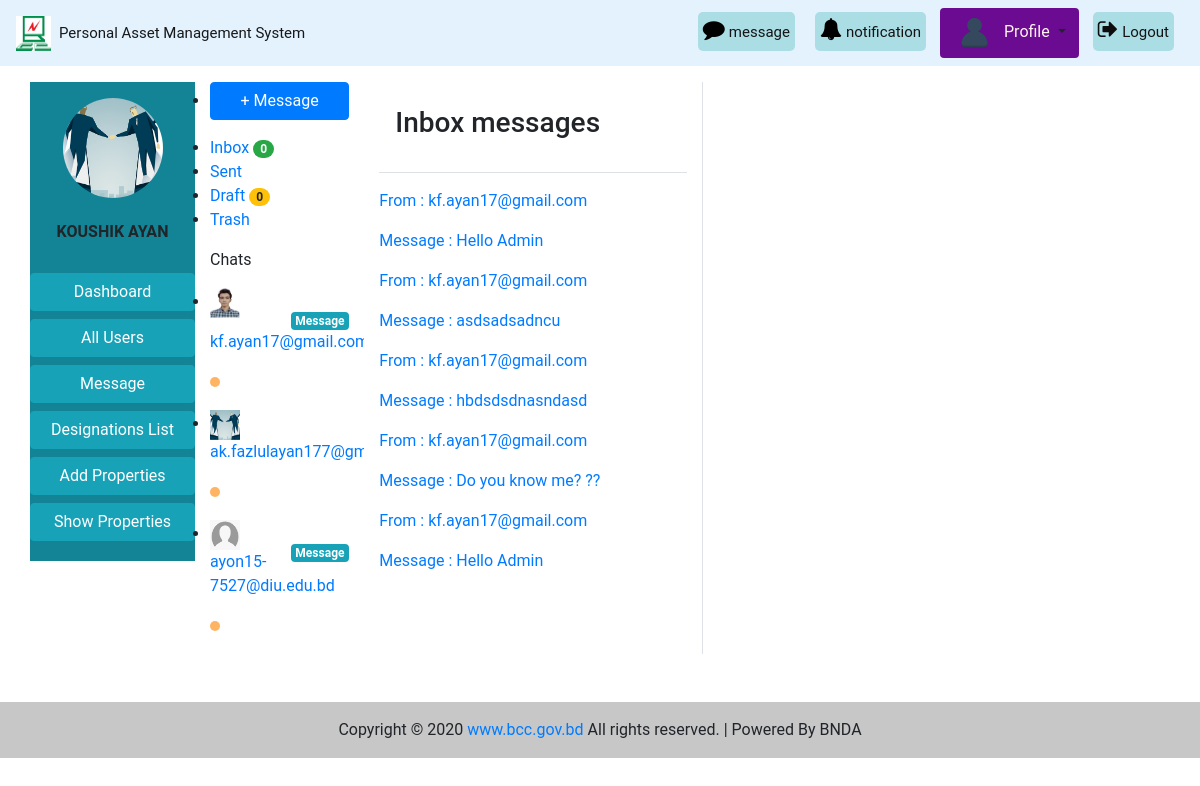
The app's page /message/inbox/ (signed in) with its own data.
### accounts/models.py (models this page shows, shortened)
class CustomUser(AbstractBaseUser):
    user_type_data = (
        ('1', 'Super admin'),
        ('2', 'Admin'),
        ('3', 'Employee'),
    )
    user_type = models.CharField(max_length=10, choices=user_type_data, default='3')
    email = models.EmailField(max_length=255, unique = True, verbose_name = 'Email')
    name = models.CharField(max_length = 255, verbose_name = 'Full Name')
    phone_no = models.CharField(max_length = 20, unique = True, verbose_name = 'Phone Number')
    date = models.DateField(auto_now_add = True)
    is_active = models.BooleanField(default=True)
    is_admin = models.BooleanField(default=False)
    is_staff = models.BooleanField(default=False)
    USERNAME_FIELD = 'email'
    REQUIRED_FIELDS = ('name','phone_no')
    objects = CustomUserManager()
    def __str__(self):
        return self.email
    class Meta:
        verbose_name_plural = 'Users'

### pamsapp/models.py (models this page shows, shortened)
class Profile(models.Model):
    gender_type = (
        ('1', 'Male'),
        ('2', 'Female'),
        ('3', 'Others'),
    )
    user = models.OneToOneField(CustomUser, on_delete = models.CASCADE , related_name = 'profile')
    image = models.ImageField(upload_to = 'images/', blank=True, null=True)
    designation = models.ForeignKey(Designation, on_delete = models.CASCADE, blank = True, null = True)
    gender = models.CharField(max_length=10, choices=gender_type, blank = True, null = True)

### message/models.py (models this page shows, shortened)
class InboxMessage(models.Model):
    sender = models.ForeignKey(settings.AUTH_USER_MODEL, on_delete=models.SET_NULL, blank=True, null=True,
                               related_name='sender')
    receiver = models.ForeignKey(settings.AUTH_USER_MODEL, on_delete=models.SET_NULL, blank=True, null=True,
                                 related_name='receiver')
    new_msg_active = models.BooleanField(default=True)
    delete_status = models.BooleanField(default=True)
    message = models.TextField()
    sent_at = models.DateTimeField(auto_now_add=True)

### message/views.py (the view)
# urls.py: path('inbox/', views.inbox, name='inbox'),
@login_required
def inbox(request):
    user = request.user
    msgs = InboxMessage.objects.filter(receiver_id=user, delete_status=True).order_by('-sent_at')
    total_draft_msgs = NewMessage.objects.filter(sender=user, msg_status='Draft', delete_status=True).count()
    context = {'msgs': msgs, 'total_draft_msgs': total_draft_msgs}
    return render(request, 'message/inbox.html', context)

### message/context_processors.py (called while the page is built)
def unread_messages(request):
    if request.user.is_authenticated:
        unread_msgs = InboxMessage.objects.filter(receiver_id=request.user, delete_status=True,
                                                  new_msg_active=True)[0:5]
        total_unread_msgs = InboxMessage.objects.filter(receiver_id=request.user,
                                                        delete_status=True, new_msg_active=True).count()
        total_draft_msgs = NewMessage.objects.filter(sender_id=request.user,
                                                     delete_status=True, new_msg_active=True,
                                                     msg_status='Draft').count()
        return {'unread_msgs': unread_msgs, 'total_unread_msgs': total_unread_msgs,
                'total_draft_msgs': total_draft_msgs}
    else:
        return {'total_unread_msgs': 0, 'total_draft_msgs': 0}

def online_active_user(request):
    active_users = CustomUser.objects.all()
    return {'active_users': active_users}

### templates/message/inbox.html (shortened to what this page needs)
{% extends 'base.html' %}
{% load static %}
{% block content %}
<div class="email-wrapper">
	<div class="row align-items-stretch">
		<div class="mail-sidebar d-none d-lg-block col-md-4 bg-white ">
			<div class="menu-bar">
				{% with request.resolver_match.url_name as url_name %}
				<ul class="menu-items">
					<li class="compose mb-3"><a href="{% url 'Message:write-new-message' %}"
						class="btn btn-primary btn-block">+ Message</a>
					</li>
					<li class="{% if url_name == 'inbox' %}active{% endif %}">
						<a href="{% url 'Message:inbox' %}"> Inbox</a>
						<span class="badge badge-pill badge-success">{{ total_unread_msgs }}</span>
					</li>
					<li class="{% if url_name == 'all-sent-msgs' %}active{% endif %}">
						<a href="{% url 'Message:all-sent-msgs' %}"> Sent</a>
					</li>
					<li class="{% if url_name == 'message-draft' %}active{% endif %}">
						<a href="{% url 'Message:message-draft' %}">
							 Draft
						</a>
							<span class="badge badge-pill badge-warning">{{ total_draft_msgs }}</span>
					</li>
					<li class="{% if url_name == 'trash_msgs' %}active{% endif %}">
						<a href="{% url 'Message:trash_msgs' %}"> Trash</a>
					</li>
				</ul>
				{% endwith %}
				<div class="wrapper">
					<div class="online-status d-flex justify-content-between align-items-center">
						<p class="chat">Chats</p> </div>
				</div>
				<ul class="profile-list">
					{% for on_user in active_users %}
					{% if on_user.profile.image %}
					{% if request.user.email == on_user.email %}{% else %}<a href="{% url 'Message:send-message' user_id=on_user.pk %}" class="badge badge-info d-inline-block float-right mt-4 text-decoration-none">Message </a>{% endif %}
					<li class="profile-list-item"> <a href="#"> <span class="pro-pic">
						<img style="width:30px; height:30px" src="{{ on_user.profile.image.url }}" alt="{{ on_user.email }}" >
					</span><div class="user"><p class="u-name">{% if on_user.profile.username %}{{ on_user.profile.username }}{% else %}{{ on_user.email }}{% endif %}</p><p class="u-designation">{{ on_user.groups.all.0.name }} {% if on_user.profile.is_online %} <span class="online_custom"></span>{% else %}<span class="offline_custom"></span> {% endif %}</p></div></a></li>
					{% else %}
					{% if request.user.email == on_user.email %}{% else %}<a href="{% url 'Message:send-message' user_id=on_user.pk %}" class="badge badge-info d-inline-block float-right mt-4 text-decoration-none">Message </a>{% endif %}
					<li class="profile-list-item"> <a href="#"> <span class="pro-pic"><img style="width:30px; height:30px" src="{% static 'p_default_image/profile.jpg' %}" alt="Profile image"></span><div class="user"><p class="u-name">{% if on_user.profile.username %}{{ on_user.profile.username }}{% else %}{{ on_user.email }}{% endif %}</p><p class="u-designation">{{ on_user.groups.all.0.name }} {% if on_user.profile.is_online %} <span class="online_custom"></span>{% else %}<span class="offline_custom"></span>{% endif %}</p></div> </a></li>
					{% endif %}
					{% empty %}
					<li class="profile-list-item">No user available !</li>
					{% endfor %}
				</ul>
			</div>
		</div>
		<div class="mail-list-container col-md-8 pt-4 pb-4 border-right bg-white">
			<div class="border-bottom pb-4 mb-3 px-3">
				<h3>Inbox messages</h3>
			</div>
			{% for msg in msgs %}
			<a href="{% url 'Message:message-detail' msg_id=msg.pk %}">
				<div class="mail-list">
					<div class="content">
						<p class="sender-name">
							From : {% if msg.sender.profile.username %}
							{{ msg.sender.profile.username }}
							{% else %}
							{{ msg.sender }}
							{% endif %} ‍{% if msg.new_msg_active %}<span class="badge badge-danger ml-4" style="background:red; font-siz:14px; letter-spacing:3px;">New</span>{% endif %}</p>
						<p class="message_text">Message : {{ msg.message }}</p>
					</div>
				</div>
			</a>
			{% empty %}
			<div class="mail-list">
				<div class="content">
					<p class="sender-name">No message available !</p>
				</div>
			</div>
			{% endfor %}
		</div>
	</div>
</div>
{% endblock %}

### templates/base.html (shortened to what this page needs)
{% load static %}
<!doctype html>
<html lang="en">
  <head>
    <link rel="stylesheet" href="https://maxcdn.bootstrapcdn.com/bootstrap/4.5.2/css/bootstrap.min.css">
    <link rel="stylesheet" href="{% static 'pams/css/bootstrap.css' %}">
    <link rel="stylesheet" href="{% static 'pams/css/base.css' %}">
    <link rel="stylesheet" href="https://cdnjs.cloudflare.com/ajax/libs/font-awesome/4.7.0/css/font-awesome.min.css">
  </head>
  <body>
   <nav class="navbar navbar-expand-lg navbar-light sticky-top"
    style="background-color: #e3f2fd">
    <a class="navbar-brand" href="{% url 'pamsapp:home' %}"><img src="{% static 'pams/images/bcc.jpg' %}" alt="logo"
      style="height: 35px; width: 35px;"><span class="ml-2" style="font-size: 15px;">Personal Asset Management System</span></a>
    <div class="collapse navbar-collapse text-center my-nav" id="navbarSupportedContent">
      <ul class="navbar-nav  my-2 my-lg-0 ">
        {% if not user.is_authenticated %}
          <li class="nav-item active">
            <a class="nav-link text-black font-weight-bold" href="#">Login </a>
          </li>
          <li class="nav-item active">
            <a class="nav-link text-black font-weight-bold" href="#">Signup </a>
          </li>
        {% else %}
        <div class="mes rounded rounded-end ">
          <a href="{% url 'pamsapp:assets-list-pending' %}"  style="text-decoration:none">
            <i style="font-size:22px; color:rgb(0, 0, 0)" class="fa ">&#xf075;</i>
            <span style='font-size:15px'>message</span>
          </a>
        </div>
        {% if user.user_type == '1' or user.user_type == '2' %}
        <div class="not rounded rounded-end ">
          <a href="{% url 'pamsapp:assets-list-pending' %}"  style="text-decoration:none">
            <i style="font-size:22px; color:rgb(0, 0, 0)" class="fa">&#xf0f3;</i>
            <span style='font-size:15px'>notification</span>
          </a>
        </div>
        {% endif %}
          {% if profile.image %}
          <div class="dropdown show mx-1 pl-1 rounded profile"
          style='background-color:  #6b0b91; border-radius: 15%;'>
            <a class="btn dropdown-toggle" href="{% url 'pamsapp:profile' %}" role="button"
             id="dropdownMenuLink" data-toggle="dropdown" aria-haspopup="true" aria-expanded="false">
             <img src="{{ user.profile.image.url }}" class="rounded-circle" alt="logo"
                style="height: 35px; width: 35px;">
                <span class="ml-2" style="font-size: medium; color:seashell">Profile</span>
            </a>
            <div class="dropdown-menu text-center" aria-labelledby="dropdownMenuLink"
            style='background-color: rgb(225, 221, 247); font-size: smaller;'>
              <a class="dropdown-item" href="{% url 'pamsapp:profile-show' %}">View</a>
              <a class="dropdown-item" href="{% url 'pamsapp:profile' %}">Update Profile</a>
              <a class="dropdown-item" href="{% url 'accounts:change-pass' %}">Change Password</a>
            </div>
          </div>
          {% else %}
          <div class="dropdown show mx-1 pl-1 rounded profile"
          style='background-color: #6b0b91; border-radius: 15%;'>
            <a class="btn dropdown-toggle" href="{% url 'pamsapp:profile' %}" role="button"
             id="dropdownMenuLink" data-toggle="dropdown" aria-haspopup="true" aria-expanded="false">
             <img src="{% static 'pams/images/user-default.png' %}" alt="logo"
            style="height: 35px; width: 35px;">
            <span class="ml-2" style="font-size: medium; color:seashell">Profile</span>
            </a>
          </div>
          {% endif %}
          <div class="mes rounded rounded-end ">
            <a href="{% url 'accounts:logout' %}"  style="text-decoration:none">
              <i style="font-size:22px; color:rgb(14, 13, 13)" class="fa ">&#xf08b;</i>
              <span style='font-size:15px'>Logout</span>
            </a>
          </div>
        {% endif %}
      </ul>
    </div>
  </nav>
   <div class="container-fluid mt-3">
    <div class="row mx-auto">
      <div class="col-lg-2 col-md-3 col-12 mb-2">
        <div class="list-group text-center">
          <div class='py-3' style='background-color:#138496'>
            {% if user.profile.image %}
              <div style="width:100%; text-align:center">
                <img class="rounded-circle" style="height:100px; width:100px" src="{{ user.profile.image.url }}" alt="Card image cap">
              </div>
            {% else %}
              <img class="rounded-circle" style="height:100px" src="{% static 'pams/images/user-default.png' %}" alt="Card image cap">
            {% endif %}
            <br>
            <h6 class='text-uppercase font-weight-bold'>{{user.name}}</h6>
            <br>
            {% if user.user_type == '1' or user.user_type == '2' %}
              <a href="{% url 'pamsapp:dashboard' %}" class="btn btn-info mb-1 btn-block">Dashboard</a>
              <a href="{% url 'pamsapp:all-user' %}" class="btn btn-info mb-1 btn-block">All Users</a>
              <a href="{% url 'Message:inbox' %}" class="btn btn-info mb-1 btn-block">Message</a>
              <a href="{% url 'pamsapp:designations_list' %}" class="btn btn-info mb-1 btn-block">Designations List</a>
            {% endif %}
            <a href="{% url 'pamsapp:home' %}" class="btn btn-info btn-block">Add Properties</a>
            <a href="{% url 'pamsapp:show-properties' %}" class="btn btn-info mb-1 btn-block">Show Properties</a>
          </div>
        </div>
      </div>
      {% block content %}
      {% endblock %}
    </div>
  </div>
  <footer class="bg-light text-center text-lg-start mt-5">
    <div class="text-center p-3" style="background-color: rgba(0, 0, 0, 0.2)">
      Copyright © 2020
      <a class="bootstrap-link"  href="https://bcc.gov.bd/" target="blank">www.bcc.gov.bd</a>
      All rights reserved. | Powered By BNDA
    </div>
  </footer>
  </body>
</html>

### static/pams/css/base.css (style rules this page uses)
* { margin: 0; padding: 0; box-sizing: border-box; }
body { font-family: 'roboto', sans-serif; }

### templates/base.html (style rules this page uses)
.not { right: 0px; height: 50px; padding: 10px; color:rgb(246, 246, 248) }
.not a { background-color: #ABDDE5; color:rgb(20, 20, 20); padding-left: 5px; padding-right: 5px; padding-top: 10px; padding-bottom: 10px; border-radius: 5px; }
.mes { right: 0px; height: 50px; padding: 10px; color:rgb(12, 12, 15) }
.mes a { background-color: #ABDDE5; color:rgb(20, 20, 20); padding-left: 5px; padding-right: 5px; padding-top: 10px; padding-bottom: 10px; border-radius: 5px; }

### templates/message/inbox.html (style rules this page uses)
.online_custom, .offline_custom { display: inline-block; width: 10px; height: 10px; border-radius: 50%; }
.offline_custom { background: #ffb463; }

### records on screen
CustomUser: profile.image (picture), name "KOUSHIK AYAN", email "ak.fazlulayan177@gmail.com"
CustomUser: shows "Message", profile.image (picture), email "kf.ayan17@gmail.com"
CustomUser: shows "Message", email "ayon15-7527@diu.edu.bd"
InboxMessage: sender "kf.ayan17@gmail.com", message "Hello Admin"
InboxMessage: sender "kf.ayan17@gmail.com", message "asdsadsadncu"
InboxMessage: sender "kf.ayan17@gmail.com", message "hbdsdsdnasndasd"
InboxMessage: sender "kf.ayan17@gmail.com", message "Do you know me? ??"
InboxMessage: sender "kf.ayan17@gmail.com", message "Hello Admin"

### other values on screen
{{ total_unread_msgs }} "0"
{{ total_draft_msgs }} "0"
